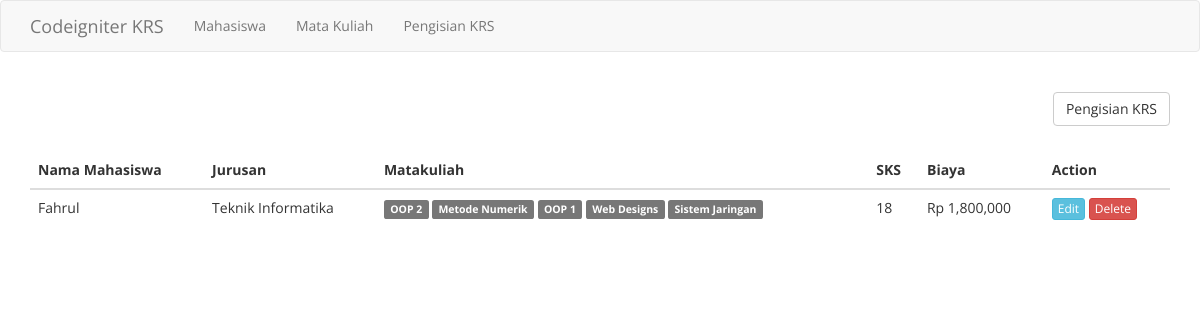
/index.php/krs, run on the app's committed database.
### tables this page shows
CREATE TABLE `krs` (
  `id` int(11) NOT NULL,
  `mahasiswa` varchar(50) NOT NULL DEFAULT '0',
  `matakuliah` varchar(1000) NOT NULL DEFAULT '0',
  `jurusan` varchar(50) NOT NULL DEFAULT '0',
  `sks` int(11) NOT NULL DEFAULT '0'
);

### application/controllers/Krs.php (called while the page is built, shortened)
<?php
class Krs extends CI_Controller {
    public function index()
    {
        $krs['krss'] = $this->m_krs->all();
        $this->template->build('krs/index', $krs);
    }
}

### index.php (called while the page is built, shortened)
<?php
require_once BASEPATH.'core/CodeIgniter.php';

### application/models/m_krs.php (called while the page is built, shortened)
<?php
class M_Krs extends CI_Model {
    public function all(){
        return $this->db
                    ->get('krs')
                    ->result();
    }
}

### application/views/krs/index.php (the view)
<a href="<?= base_url(); ?>index.php/krs/create" class="btn btn-default pull-right">Pengisian KRS</a>
<br><br><br>
<table class="table table-hover">
    <thead>
        <tr>
            <th>Nama Mahasiswa</th>
            <th>Jurusan</th>
            <th>Matakuliah</th>
            <th>SKS</th>
            <th>Biaya</th>
            <th>Action</th>
        </tr>
    </thead>
    <tbody>
        <?php foreach ($krss as $krs): ?>
            <tr>
                <td><?= $krs->mahasiswa; ?></td>
                <td><?= $krs->jurusan; ?></td>
                <td>
                    <?php $d = explode(',', $krs->matakuliah); ?>
                    <?php foreach ($d as $e): ?>
                        <span class="label label-default"><?= $e ?></span>
                    <?php endforeach ?>
                </td>
                <td><?= $krs->sks; ?></td>
                <td>Rp <?= number_format($krs->sks*100000); ?></td>
                <td>
                    <a href="<?= base_url(); ?>index.php/krs/edit/<?= $krs->id; ?>" class="btn btn-info btn-xs">Edit</a>
                    <a href="<?= base_url(); ?>index.php/krs/delete/<?= $krs->id; ?>" class="btn btn-danger btn-xs" onclick="return confirm('Apa anda yakin?')">Delete</a>
                </td>
            </tr>
        <?php endforeach ?>
    </tbody>
</table>

### assets/css/style.css (style rules this page uses)
body { font-family: 'Open Sans', sans-serif; }

### data on the page
krs: mahasiswa "Fahrul", jurusan "Teknik Informatika", matakuliah "OOP 2", matakuliah "Metode Numerik", matakuliah "OOP 1", matakuliah "Web Designs", matakuliah "Sistem Jaringan", sks "18", $krs->sks*100000 "1,800,000"
